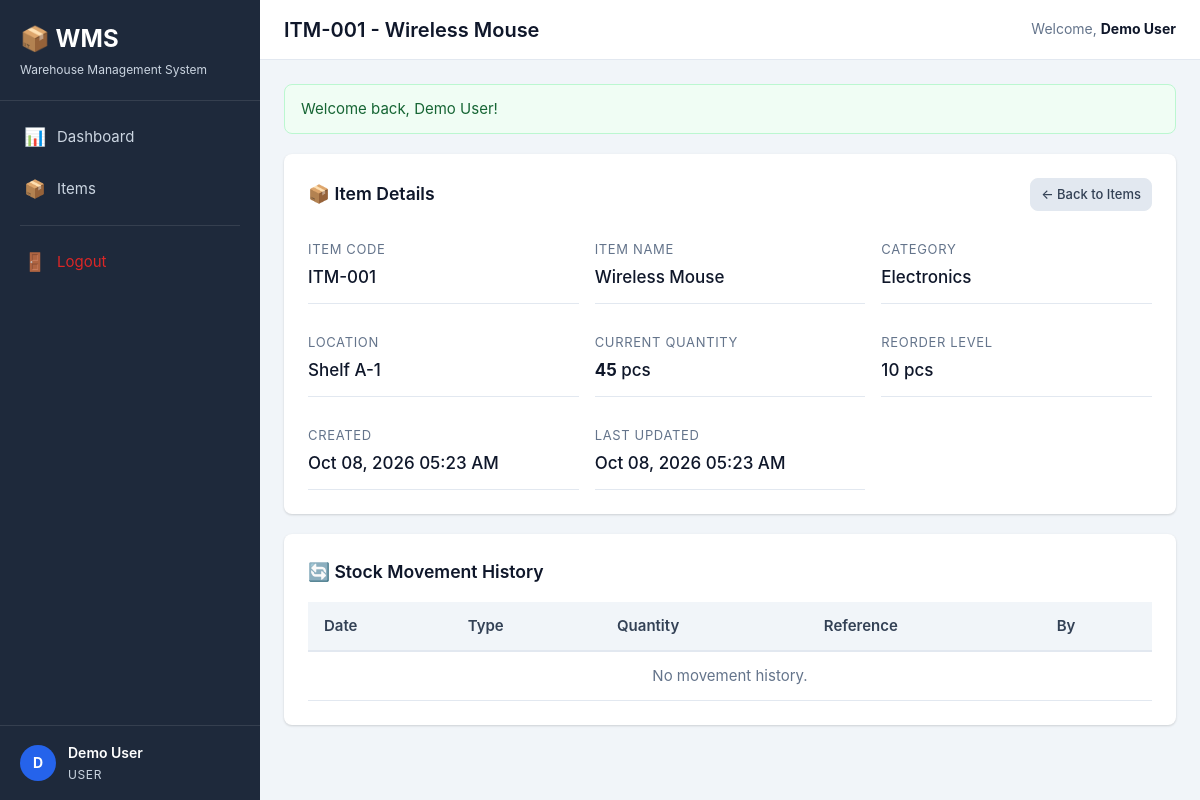
The app's page /user/item-details.php?id=1 (signed in) with its own data.
### tables this page shows
CREATE TABLE IF NOT EXISTS items (
    id INT UNSIGNED AUTO_INCREMENT PRIMARY KEY,
    item_code VARCHAR(50) NOT NULL UNIQUE,
    item_name VARCHAR(200) NOT NULL,
    category VARCHAR(100) NOT NULL,
    location VARCHAR(100) NOT NULL,
    quantity INT UNSIGNED NOT NULL DEFAULT 0,
    unit VARCHAR(20) NOT NULL DEFAULT 'pcs',
    reorder_level INT UNSIGNED NOT NULL DEFAULT 0,
    created_at TIMESTAMP NOT NULL DEFAULT CURRENT_TIMESTAMP,
    updated_at TIMESTAMP NOT NULL DEFAULT CURRENT_TIMESTAMP ON UPDATE CURRENT_TIMESTAMP,
    INDEX idx_item_code (item_code),
    INDEX idx_item_name (item_name),
    INDEX idx_category (category),
    INDEX idx_location (location),
    INDEX idx_quantity (quantity)
);

### includes/functions.php (called while the page is built, shortened)
<?php
function e(string $value): string
{
    return htmlspecialchars($value, ENT_QUOTES, 'UTF-8');
}
function get_flash(): ?array
{
    if (isset($_SESSION['flash'])) {
        $flash = $_SESSION['flash'];
        return $flash;
    }
    return null;
}
function url(string $path): string
{
    return BASE_PATH . $path;
}
function format_date(string $date): string
{
    $dt = new DateTime($date);
    return $dt->format('M d, Y h:i A');
}

### includes/auth.php (called while the page is built, shortened)
<?php
function is_logged_in(): bool
{
    return isset($_SESSION['user_id'])
        && isset($_SESSION['username'])
        && isset($_SESSION['role'])
        && isset($_SESSION['full_name']);
}

### user/item-details.php (the view, shortened to what this page needs)
<?php
require_once __DIR__ . '/../includes/auth.php';
$db = getDB();
$item_id = validate_id($_GET['id'] ?? 0);
$stmt = $db->prepare('SELECT * FROM items WHERE id = ?');
$stmt->execute([$item_id]);
$item = $stmt->fetch();
$mov_stmt = $db->prepare("
    SELECT sm.*, u.full_name AS user_name
    FROM stock_movements sm
    JOIN users u ON sm.created_by = u.id
    WHERE sm.item_id = ?
    ORDER BY sm.movement_date DESC
    LIMIT 20
");
$mov_stmt->execute([$item_id]);
$movements = $mov_stmt->fetchAll();
$is_low = $item['quantity'] <= $item['reorder_level'];
$page_title = e($item['item_code']) . ' - ' . e($item['item_name']);
include __DIR__ . '/../includes/header.php';
?>
<div class="card">
    <div class="card-header">
        <h3 class="card-title">📦 Item Details</h3>
        <a href="<?= url('/user/items.php') ?>" class="btn btn-sm btn-secondary">← Back to Items</a>
    </div>
    <div class="details-grid">
        <div class="detail-item">
            <div class="label">Item Code</div>
            <div class="value"><?= e($item['item_code']) ?></div>
        </div>
        <div class="detail-item">
            <div class="label">Item Name</div>
            <div class="value"><?= e($item['item_name']) ?></div>
        </div>
        <div class="detail-item">
            <div class="label">Category</div>
            <div class="value"><?= e($item['category']) ?></div>
        </div>
        <div class="detail-item">
            <div class="label">Location</div>
            <div class="value"><?= e($item['location']) ?></div>
        </div>
        <div class="detail-item">
            <div class="label">Current Quantity</div>
            <div class="value">
                <?php if ($is_low): ?>
                    <span class="badge badge-low-stock"><?= number_format($item['quantity']) ?> <?= e($item['unit']) ?></span>
                <?php else: ?>
                    <strong><?= number_format($item['quantity']) ?></strong> <?= e($item['unit']) ?>
                <?php endif; ?>
            </div>
        </div>
        <div class="detail-item">
            <div class="label">Reorder Level</div>
            <div class="value"><?= number_format($item['reorder_level']) ?> <?= e($item['unit']) ?></div>
        </div>
        <div class="detail-item">
            <div class="label">Created</div>
            <div class="value"><?= e(format_date($item['created_at'])) ?></div>
        </div>
        <div class="detail-item">
            <div class="label">Last Updated</div>
            <div class="value"><?= e(format_date($item['updated_at'])) ?></div>
        </div>
    </div>
</div>
<div class="card">
    <div class="card-header">
        <h3 class="card-title">🔄 Stock Movement History</h3>
    </div>
    <div class="table-container">
        <table>
            <thead>
                <tr>
                    <th>Date</th>
                    <th>Type</th>
                    <th>Quantity</th>
                    <th>Reference</th>
                    <th>By</th>
                </tr>
            </thead>
            <tbody>
                <?php if (empty($movements)): ?>
                    <tr><td colspan="5" style="text-align:center; color:var(--gray-500);">No movement history.</td></tr>
                <?php endif; ?>
            </tbody>
        </table>
    </div>
</div>
<?php include __DIR__ . '/../includes/footer.php'; ?>

### includes/header.php (shortened to what this page needs)
<!DOCTYPE html>
<html lang="en">
<head>
    <link rel="stylesheet" href="<?= url('/assets/css/style.css') ?>">
</head>
<body>
    <div class="wrapper">
        <aside class="sidebar" id="sidebar">
            <div class="sidebar-header">
                <h1>📦 WMS</h1>
                <p><?= e(APP_NAME) ?></p>
            </div>
            <nav class="sidebar-nav">
                <?php if (is_logged_in()): ?>
                    <?php if ($_SESSION['role'] === 'admin'): ?>
                        <a href="<?= url('/admin/dashboard.php') ?>" class="nav-item <?= basename($_SERVER['PHP_SELF']) === 'dashboard.php' ? 'active' : '' ?>">
                            <span class="nav-icon">📊</span> Dashboard
                        </a>
                        <a href="<?= url('/admin/items.php') ?>" class="nav-item">
                            <span class="nav-icon">📦</span> Items
                        </a>
                        <a href="<?= url('/admin/movements.php') ?>" class="nav-item">
                            <span class="nav-icon">🔄</span> Stock Movements
                        </a>
                        <a href="<?= url('/admin/reports.php') ?>" class="nav-item">
                            <span class="nav-icon">📈</span> Reports
                        </a>
                        <a href="<?= url('/admin/users.php') ?>" class="nav-item">
                            <span class="nav-icon">👥</span> Users
                        </a>
                    <?php else: ?>
                        <a href="<?= url('/user/dashboard.php') ?>" class="nav-item">
                            <span class="nav-icon">📊</span> Dashboard
                        </a>
                        <a href="<?= url('/user/items.php') ?>" class="nav-item">
                            <span class="nav-icon">📦</span> Items
                        </a>
                    <?php endif; ?>
                    <div class="nav-divider"></div>
                    <a href="<?= url('/logout.php') ?>" class="nav-item logout">
                        <span class="nav-icon">🚪</span> Logout
                    </a>
                <?php else: ?>
                    <a href="<?= url('/login.php') ?>" class="nav-item">
                        <span class="nav-icon">🔑</span> Login
                    </a>
                <?php endif; ?>
            </nav>
            <?php if (is_logged_in()): ?>
                <div class="sidebar-user">
                    <div class="user-avatar"><?= strtoupper(substr($_SESSION['full_name'][0] ?? 'U', 0, 1)) ?></div>
                    <div class="user-info">
                        <div class="user-name"><?= e($_SESSION['full_name']) ?></div>
                        <div class="user-role"><?= e(ucfirst($_SESSION['role'])) ?></div>
                    </div>
                </div>
            <?php endif; ?>
        </aside>
        <main class="main-content">
            <header class="topbar">
                <h2><?= e($page_title ?? '') ?></h2>
                <?php if (is_logged_in()): ?>
                    <span class="welcome">Welcome, <strong><?= e($_SESSION['full_name']) ?></strong></span>
                <?php endif; ?>
            </header>
            <div class="content">
                <?php
                $flash = get_flash();
                if ($flash):
                ?>
                    <div class="alert alert-<?= e($flash['type']) ?>"><?= e($flash['message']) ?></div>
                <?php endif; ?>

### records on screen
items: page_title "ITM-001 - Wireless Mouse", item_code "ITM-001", item_name "Wireless Mouse", category "Electronics", location "Shelf A-1", quantity "45", unit "pcs", reorder_level "10", created_at "Oct 08, 2026 05:23 AM", updated_at "Oct 08, 2026 05:23 AM"

### other values on screen
APP_NAME "Warehouse Management System"
substr($_SESSION['full_name'][0] ?? 'U', 0, 1) "D"
$_SESSION['full_name'] "Demo User"
$_SESSION['role'] "USER"
$flash['message'] "Welcome back, Demo User!"
